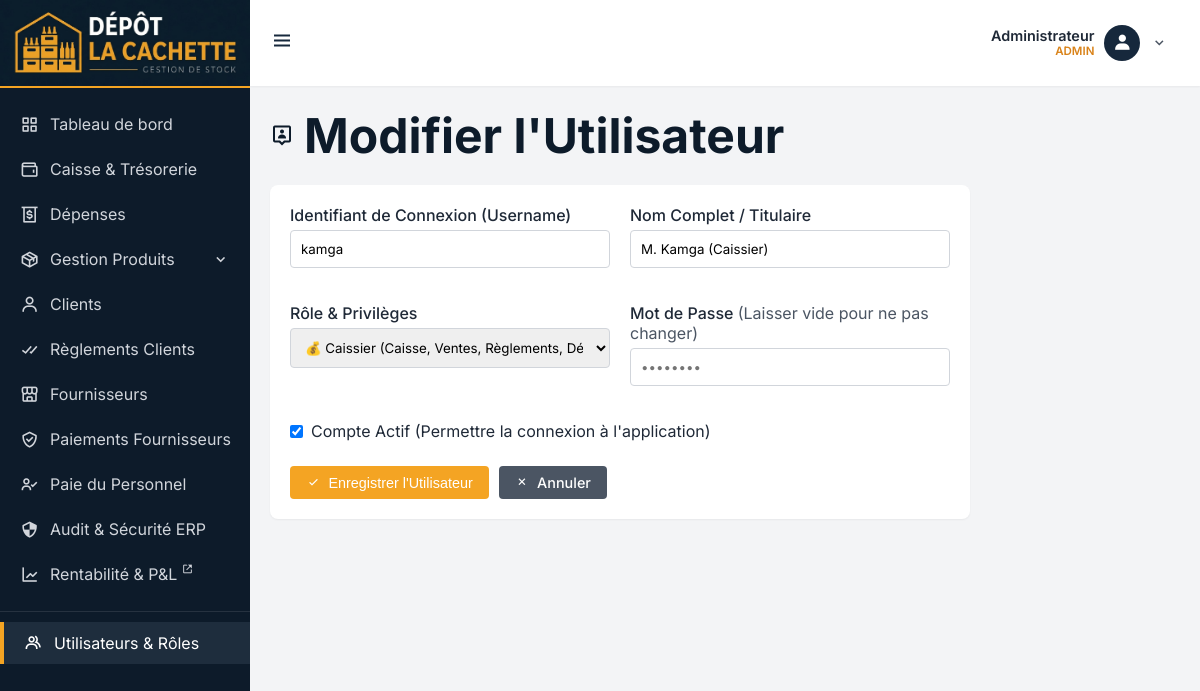
The page /public/users/form/2 (signed in) on the database its author committed.
### tables this page shows
CREATE TABLE `users` (
    `id` INT AUTO_INCREMENT PRIMARY KEY,
    `username` VARCHAR(50) NOT NULL UNIQUE,
    `full_name` VARCHAR(100) DEFAULT NULL,
    `password_hash` VARCHAR(255) NOT NULL,
    `role` ENUM('Admin', 'Caissier', 'Vendeur') NOT NULL DEFAULT 'Vendeur',
    `is_active` TINYINT(1) NOT NULL DEFAULT 1,
    `created_at` TIMESTAMP DEFAULT CURRENT_TIMESTAMP
);

### app/Controllers/UsersController.php (called while the page is built, shortened)
<?php
class UsersController extends Controller {
    private $model;
    public function __construct() { $this->model = new UsersModel(); }
    public function form($id = null) {
        $user = null;
        if ($id) {
            $user = $this->model->getById($id);
        }
        $this->view('pages/users/form', [
            'title' => $user ? 'Modifier l\'Utilisateur' : 'Créer un Nouvel Utilisateur',
            'active_menu' => 'users',
            'user' => $user
        ]);
    }
}

### public/index.php (called while the page is built, shortened)
<?php
spl_autoload_register(function ($class) {
    $prefix = 'App\\';
    $base_dir = APP . '/';
    $len = strlen($prefix);
    $relative_class = substr($class, $len);
    $file = $base_dir . str_replace('\\', '/', $relative_class) . '.php';
});
$router = new Router();
$router->dispatch($_SERVER['REQUEST_URI']);

### app/Core/Database.php (called while the page is built, shortened)
<?php
class Database {
    private static $instance = null;
    private $pdo;
    private function __construct() {
        $dsn = "mysql:host=" . DB_HOST . ";dbname=" . DB_NAME . ";charset=utf8mb4";
        $options = [
            PDO::ATTR_ERRMODE            => PDO::ERRMODE_EXCEPTION,
            PDO::ATTR_DEFAULT_FETCH_MODE => PDO::FETCH_ASSOC,
            PDO::ATTR_EMULATE_PREPARES   => false,
        ];
        try {
            $this->pdo = new PDO($dsn, DB_USER, DB_PASS, $options);
        } catch (PDOException $e) {
            die("Erreur de connexion à la base de données : " . $e->getMessage());
        }
    }
    public static function getInstance() {
        if (self::$instance === null) {
            self::$instance = new Database();
        }
        return self::$instance;
    }
    public function getConnection() {
        return $this->pdo;
    }
}

### app/Models/UsersModel.php (called while the page is built, shortened)
<?php
class UsersModel {
    private $db;
    public function __construct() { $this->db = Database::getInstance()->getConnection(); }
    public function getById($id) {
        $stmt = $this->db->prepare("SELECT * FROM users WHERE id = ?");
        $stmt->execute([$id]);
        return $stmt->fetch();
    }
}

### app/Views/pages/users/form.php (the view, shortened to what this page needs)
<div class="page-title">
    <i class='bx bx-user-pin'></i>
    <h1><?= $title ?></h1>
</div>
<div class="card" style="max-width: 700px;">
    <div class="card-body">
        <form action="<?= BASE_URL ?>/users/save" method="POST">
            <div class="dashboard-grid">
                <div class="form-group">
                    <label class="form-label">Identifiant de Connexion (Username)</label>
                    <input type="text" name="username" class="form-control" required value="<?= htmlspecialchars($user['username'] ?? '') ?>" placeholder="Ex: e.kamga">
                </div>
                <div class="form-group">
                    <label class="form-label">Nom Complet / Titulaire</label>
                    <input type="text" name="full_name" class="form-control" required value="<?= htmlspecialchars($user['full_name'] ?? '') ?>" placeholder="Ex: Emmanuel Kamga">
                </div>
            </div>
            <div class="dashboard-grid">
                <div class="form-group">
                    <label class="form-label">Rôle & Privilèges</label>
                    <select name="role" class="form-control" required>
                        <option value="Caissier" <?= (isset($user['role']) && $user['role'] === 'Caissier') ? 'selected' : '' ?>>💰 Caissier (Caisse, Ventes, Règlements, Dépenses)</option>
                    </select>
                </div>
                <div class="form-group">
                    <label class="form-label">Mot de Passe <?= $user ? '<span style="font-weight: normal; color: var(--c-gray-600);">(Laisser vide pour ne pas changer)</span>' : '' ?></label>
                    <input type="password" name="password" class="form-control" <?= $user ? '' : 'required' ?> placeholder="••••••••">
                </div>
            </div>
            <div class="form-group" style="margin-top: 15px;">
                <label style="display: flex; align-items: center; gap: 8px; cursor: pointer;">
                    <input type="checkbox" name="is_active" value="1" <?= (!isset($user['is_active']) || $user['is_active'] == 1) ? 'checked' : '' ?>>
                    <span>Compte Actif (Permettre la connexion à l'application)</span>
                </label>
            </div>
            <div style="margin-top: 25px; display: flex; gap: 10px;">
                <button type="submit" class="btn btn-accent"><i class='bx bx-check'></i> Enregistrer l'Utilisateur</button>
                <a href="<?= BASE_URL ?>/users" class="btn btn-primary" style="background-color: var(--c-gray-600);"><i class='bx bx-x'></i> Annuler</a>
            </div>
        </form>
    </div>
</div>

### public/assets/css/style.css (style rules this page uses)
:root { --c-navy-dark: #0D1B2A; --c-navy: #16283C; --c-navy-light: #1E2D3D; --c-amber: #F4A423; --c-amber-dark: #D98218; --c-white: #FFFFFF; --c-gray-100: #F3F4F6; --c-gray-200: #E5E7EB; --c-gray-300: #D1D5DB; --c-gray-600: #4B5563; --c-gray-800: #1F2937; --c-success: #10B981; --c-danger: #EF4444; --c-warning: #F59E0B; --sidebar-width: 250px; --sidebar-width-collapsed: 70px; --header-height: 60px; --font-main: 'Inter', 'Segoe UI', sans-serif; --shadow-sm: 0 1px 2px rgba(0, 0, 0, 0.05); --shadow-md: 0 4px 6px -1px rgba(0, 0, 0, 0.1); --transition: all 0.3s ease; }
* { margin: 0; padding: 0; box-sizing: border-box; }
* { scrollbar-width: thin; scrollbar-color: #F4A423 rgba(0, 0, 0, 0.05); }
body { font-family: var(--font-main); background-color: var(--c-gray-100); color: var(--c-gray-800); overflow-x: hidden; }
a { text-decoration: none; color: inherit; }
.page-title { margin-bottom: 20px; color: var(--c-navy-dark); font-size: 1.5rem; display: flex; align-items: center; gap: 10px; }
.card { background: var(--c-white); border-radius: 8px; box-shadow: var(--shadow-sm); padding: 20px; margin-bottom: 20px; min-width: 0; max-width: 100%; }
.btn { display: inline-flex; align-items: center; gap: 8px; padding: 8px 16px; border-radius: 4px; border: none; font-weight: 500; cursor: pointer; transition: var(--transition); font-size: 0.9rem; }
.btn-primary { background-color: var(--c-navy); color: var(--c-white); }
.btn-accent { background-color: var(--c-amber); color: var(--c-white); }
.form-group { margin-bottom: 15px; }
.form-label { display: block; margin-bottom: 5px; font-weight: 500; color: var(--c-gray-800); }
.form-control { width: 100%; padding: 10px; border: 1px solid var(--c-gray-300); border-radius: 4px; font-family: inherit; transition: var(--transition); }
.dashboard-grid { display: grid; grid-template-columns: repeat(auto-fit, minmax(250px, 1fr)); gap: 20px; margin-bottom: 20px; min-width: 0; max-width: 100%; }
.dashboard-grid > * { min-width: 0; max-width: 100%; }

### rows shown on the page
users: username "kamga", full_name "M. Kamga (Caissier)", role "💰 Caissier (Caisse, Ventes, Règlements, Dépenses)", is_active "☑"

### other values the page prints
$currentUser['full_name'] ?: $currentUser['username'] "Administrateur"
$currentUser['role'] "ADMIN"
$title "Modifier l'Utilisateur"
